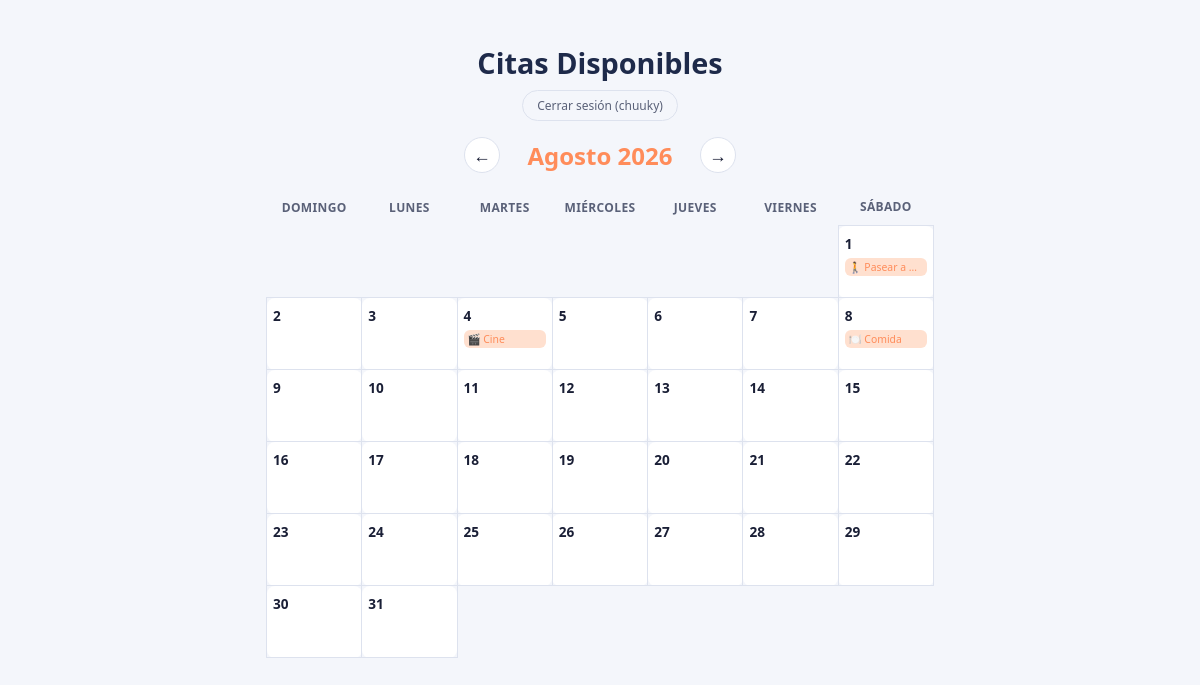
The page /calendario/ (signed in) on the database its author committed.
### citas/models.py (models this page shows, shortened)
class Cita(models.Model):
    PLAN_CHOICES = [
        ('comida', '🍽️ Comida'),
        ('cine', '🎬 Cine'),
        ('pasear', '🚶 Pasear a Pincho'),
        ('casa', '🏡 Plan en casa'),
        ('sorpresa', '🎁 Sorpresa'),
    ]
    titulo = models.CharField(max_length=100)
    descripcion = models.TextField(blank=True)
    fecha = models.DateField()
    hora = models.TimeField(blank=True, null=True)
    plan = models.CharField(max_length=20, choices=PLAN_CHOICES, default='sorpresa')

### citas/views.py (the view)
# urls.py: path('', views.calendario, name='calendario'),
@login_required
def calendario(request):
    hoy = date.today()
    anio = int(request.GET.get('anio', hoy.year))
    mes = int(request.GET.get('mes', hoy.month))
    mes_anterior = mes - 1
    anio_mes_anterior = anio
    if mes_anterior == 0:
        mes_anterior = 12
        anio_mes_anterior = anio - 1
    mes_siguiente = mes + 1
    anio_mes_siguiente = anio
    if mes_siguiente == 13:
        mes_siguiente = 1
        anio_mes_siguiente = anio + 1
    cal = calendar.Calendar(firstweekday=6)
    dias_del_mes = cal.monthdayscalendar(anio, mes)
    citas_del_mes = Cita.objects.filter(fecha__year=anio, fecha__month=mes).order_by('hora')
    citas_por_dia = {}
    for cita in citas_del_mes:
        citas_por_dia.setdefault(cita.fecha.day, []).append(cita)
    semanas = []
    for semana in dias_del_mes:
        fila = []
        for dia in semana:
            if dia == 0:
                fila.append(None)
            else:
                fila.append({
                    'numero': dia,
                    'citas': citas_por_dia.get(dia, [])
                })
        semanas.append(fila)
    contexto = {
        'semanas': semanas,
        'nombre_mes': MESES_ES[mes],
        'anio': anio,
        'mes': mes,
        'dias_semana': ['Domingo', 'Lunes', 'Martes', 'Miércoles', 'Jueves', 'Viernes', 'Sábado'],
        'planes': Cita.PLAN_CHOICES,
        'mes_anterior': mes_anterior,
        'anio_mes_anterior': anio_mes_anterior,
        'mes_siguiente': mes_siguiente,
        'anio_mes_siguiente': anio_mes_siguiente,
    }
    return render(request, 'citas/calendario.html', contexto)

### citas/templates/citas/calendario.html (shortened to what this page needs)
{% load static %}
<!DOCTYPE html>
<html lang="es">
<head>
    <link rel="stylesheet" href="{% static 'citas/style.css' %}">
</head>
<body>
    <div class="contenedor-calendario">
        <h1>Citas Disponibles</h1>
        <p style="text-align:center; margin-top:-4px;">
            <a href="{% url 'logout' %}" class="enlace-salir">
                Cerrar sesión ({{ request.user.username }})
            </a>
        </p>
        <div class="nav-mes">
            <a href="{% url 'calendario' %}?anio={{ anio_mes_anterior }}&mes={{ mes_anterior }}" class="boton-nav">&larr;</a>
            <h2>{{ nombre_mes }} {{ anio }}</h2>
            <a href="{% url 'calendario' %}?anio={{ anio_mes_siguiente }}&mes={{ mes_siguiente }}" class="boton-nav">&rarr;</a>
        </div>
        <table class="calendario">
            <thead>
                <tr>
                    {% for dia in dias_semana %}
                        <th>
                            <span class="dia-completo">{{ dia }}</span>
                        </th>
                    {% endfor %}
                </tr>
            </thead>
            <tbody>
                {% for semana in semanas %}
                <tr>
                    {% for dia in semana %}
                        {% if dia is None %}
                            <td class="dia-vacio"></td>
                        {% else %}
                            <td class="dia-con-citas" onclick="gestionarDia(this, {{ dia.numero }})">
                                <span class="numero-dia">{{ dia.numero }}</span>
                                {% for cita in dia.citas %}
                                    <div class="mini-cita"
                                        data-id="{{ cita.id }}"
                                        data-titulo="{{ cita.titulo|escapejs }}"
                                        data-plan="{{ cita.plan }}"
                                        data-plan-texto="{{ cita.get_plan_display }}"
                                        data-hora="{{ cita.hora|default_if_none:'' }}"
                                        data-descripcion="{{ cita.descripcion|escapejs }}"
                                        data-fecha="{{ cita.fecha|date:"Y-m-d" }}">
                                            <span class="mini-cita-texto">{{ cita.get_plan_display }}</span>
                                    </div>
                                {% endfor %}
                            </td>
                        {% endif %}
                    {% endfor %}
                </tr>
                {% endfor %}
            </tbody>
        </table>
    </div>
</body>
</html>

### citas/static/citas/style.css (style rules this page uses)
:root { --fondo: #f4f6fb; --fondo-tarjeta: #ffffff; --texto: #1a1f36; --texto-suave: #5a6178; --azul-noche: #1e2a4a; --azul-noche-claro: #2f3f6b; --acento: #ff8c5a; --acento-suave: #ffe0cf; --borde: #dde2ee; }
* { box-sizing: border-box; }
body { margin: 0; font-family: 'Segoe UI', system-ui, sans-serif; background: var(--fondo); color: var(--texto); transition: background 0.3s ease, color 0.3s ease; }
.contenedor-calendario { max-width: 700px; margin: 0 auto; padding: 24px 16px 60px; }
h1 { font-size: 1.8rem; color: var(--azul-noche); text-align: center; margin-bottom: 4px; }
h2 { text-align: center; color: var(--acento); font-weight: 600; margin-top: 0; margin-bottom: 24px; text-transform: capitalize; }
.calendario { width: 100%; border-collapse: collapse; table-layout: fixed; }
.calendario thead th { color: var(--texto-suave); font-size: 0.75rem; font-weight: 600; text-transform: uppercase; padding-bottom: 10px; letter-spacing: 0.03em; }
.calendario td { height: 72px; vertical-align: top; padding: 6px; border: 1px solid var(--borde); border-radius: 8px; position: relative; }
.dia-vacio { background: transparent; border: none !important; }
.dia-con-citas { background: var(--fondo-tarjeta); cursor: pointer; transition: transform 0.15s ease, box-shadow 0.15s ease, border-color 0.15s ease; }
.numero-dia { font-size: 0.85rem; font-weight: 600; color: var(--texto); }
.mini-cita { margin-top: 4px; font-size: 0.65rem; background: var(--acento-suave); color: var(--acento); border-radius: 6px; padding: 2px 4px; white-space: nowrap; overflow: hidden; text-overflow: ellipsis; }
.nav-mes { display: flex; align-items: center; justify-content: center; gap: 20px; margin-bottom: 24px; }
.nav-mes h2 { margin: 0; min-width: 160px; text-align: center; }
.boton-nav { display: flex; align-items: center; justify-content: center; width: 36px; height: 36px; border-radius: 50%; background: var(--fondo-tarjeta); border: 1px solid var(--borde); color: var(--texto); text-decoration: none; font-size: 1.1rem; transition: transform 0.15s ease, background 0.15s ease; }
.enlace-salir { display: inline-block; margin-top: 8px; padding: 6px 14px; border: 1px solid var(--borde); border-radius: 20px; color: var(--texto-suave); font-size: 0.75rem; text-decoration: none; transition: background 0.15s ease, color 0.15s ease, border-color 0.15s ease; }

### rows shown on the page
Cita: plan "🚶 Pasear a…"
Cita: plan "🎬 Cine"
Cita: plan "🍽️ Comida"

### other values the page prints
{{ request.user.username }} "chuuky"
{{ nombre_mes }} "Agosto"
{{ anio }} "2026"
{{ dia }} "DOMINGO" "LUNES" "MARTES" "MIÉRCOLES" "JUEVES" "VIERNES" "SÁBADO"
{{ dia.numero }} "1" "2" "3" "4" "5" "6" "7" "8" "9" "10" "11" "12" "13" "14" "15" "16" "17" "18" "19" "20" "21" "22" "23" "24" "25" "26" "27" "28" "29" "30" "31"
